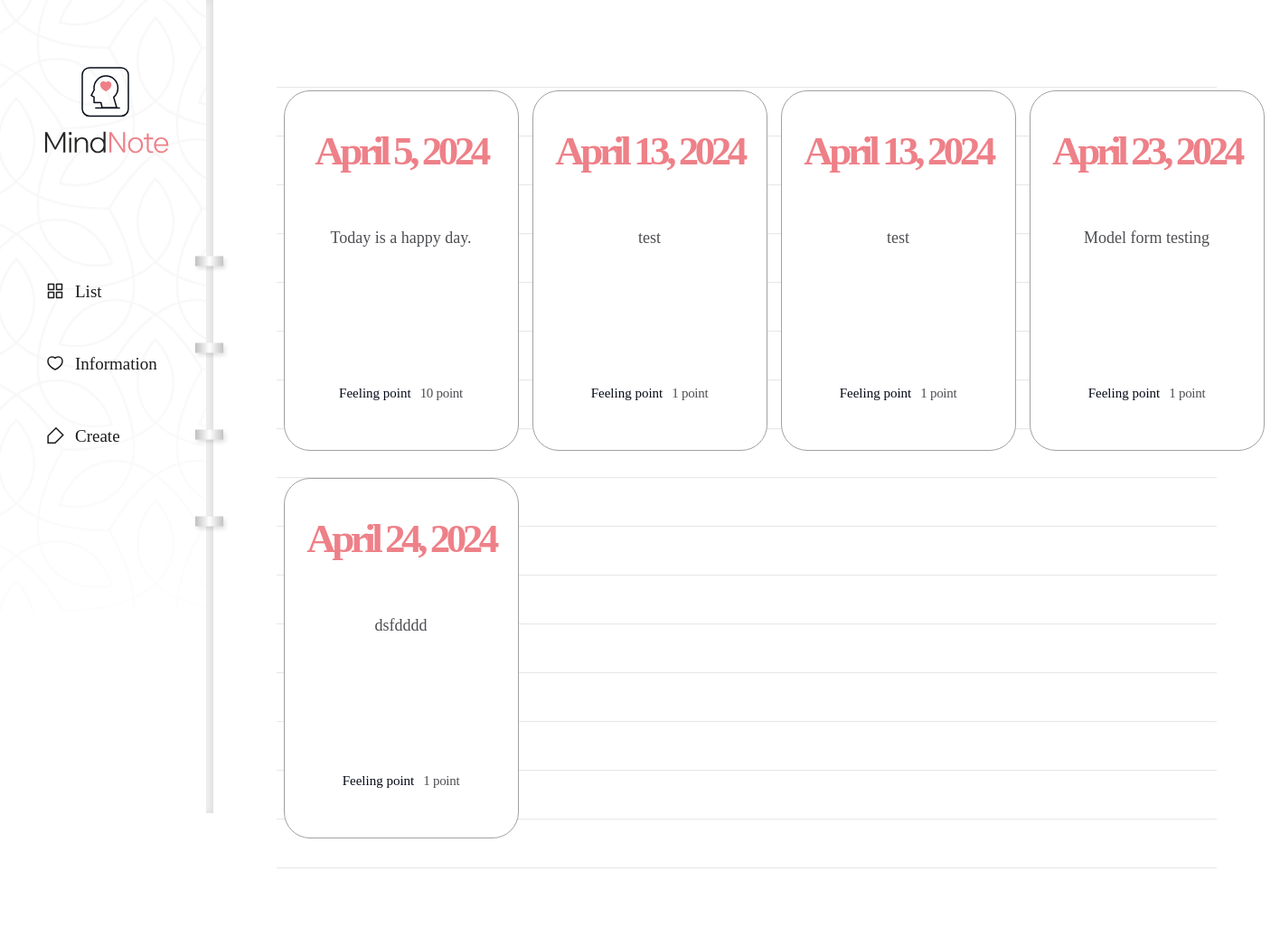
The app's page /diary/, older data.
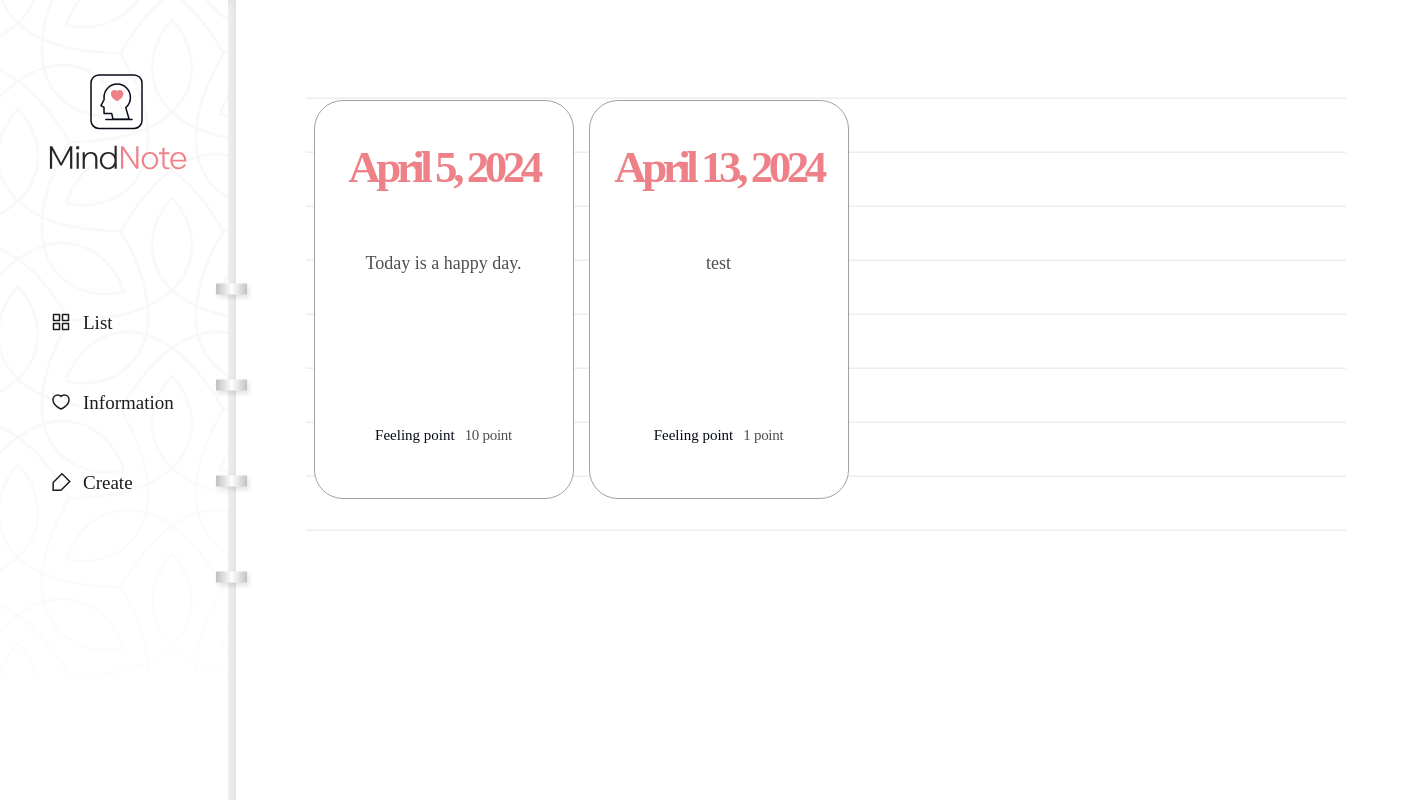
The same page, newer data.
### diary/models.py (models this page shows, shortened)
class Page(models.Model):
    title = models.CharField(max_length=10, validators=[validate_no_hash])
    content = models.TextField()
    feeling = models.CharField(max_length=80, validators=[validate_no_hash, validate_no_numbers])
    score = models.IntegerField(validators=[validate_score])
    dt_created = models.DateField(verbose_name="Date Created", auto_now_add=True)
    dt_modified = models.DateField(verbose_name="Date Modified", auto_now=True)

### diary/views.py (the view)
# urls.py: path('diary/', views.page_list, name="page-list"),
def page_list(request):
    pages = Page.objects.all()
    context = {"pages" : pages}
    return render(request, 'diary/page_list.html', context)

### diary/templates/diary/page_list.html (shortened to what this page needs)
{% extends './base.html' %}
{% block content %}
<div class="wrap-note">
    <div class="note">
        <div class="note-list">
            <ul>
                {% for page in pages %}
                    <li>
                        <a href={% url "page-detail" page.id %}>
                            <div class="date">
                                <span>{{page.dt_created}}</span>
                            </div>
                            <h2>{{page.title}}</h2>
                            <div class="score">
                                <p>Feeling point</p>
                                <span>{{page.score}} point</span>
                            </div>
                        </a>
                    </li>
                {% endfor %}
            </ul>
        </div>
    </div>
</div>
{% endblock content %}

### diary/templates/diary/base.html (shortened to what this page needs)
{% load static %}
<!DOCTYPE html>
<html lang="en">
    <head>
        <link rel="stylesheet" href="{% static '/diary/css/styles.css' %}">
        <link rel="stylesheet" type="text/css" href="https://cdn.rawgit.com/moonspam/NanumSquare/master/nanumsquare.css">
        <link rel="stylesheet" href="https://cdn.jsdelivr.net/gh/projectnoonnu/noonfonts_two@1.0/NanumBarunpen.woff">
    </head>
    <body>
        <div class="menu">
            <h1><a href={% url "page-list" %}><img src="{% static 'diary/image/logo02.svg' %}"></a></h1>
            <ul>
                <li><a href={% url "page-list" %}>List</a></li>
                <li><a href={% url "info" %}>Information</a></li>
                <li><a href={% url "page-create" %}>Create</a></li>
            </ul>
        </div>
        {% block content %}
        {% endblock content %}
    </body>
</html>

### diary/static/diary/css/styles.css (style rules this page uses)
h1,h2,h3,p,a,ul,li { margin: 0; padding: 0; font-family: 'NanumSquare'; list-style: none; text-decoration: none; outline: none; }
html { position: relative; min-height: 100%; margin: 0; }
body { margin: 0; padding: 0; -webkit-font-smoothing: antialiased; -moz-osx-font-smoothing: auto; }
img { max-width: 100%; margin: 0; padding: 0; border: 0; }
.menu { position: fixed; width: 236px; height: 100vh; min-height: 900px; background: url(../image/menu-bg.png) no-repeat left top/contain; z-index: 99; }
.menu:before { content: ""; display: block; position: absolute; width: 8px; height: 100%; top: 0; right: 0; background-color: #f6f6f6; box-shadow: inset -3px 0 8px 0 rgba(0, 0, 0, 0.11); }
.menu:after { content: ""; display: block; position: absolute; width: 43px; height: 353px; top: 48%; right: -21px; transform: translateY(-50%); background: url(../image/notespring.svg) no-repeat; }
.menu h1 { position: absolute; margin-left: 49px; top: 74px; }
.menu ul { position: absolute; top: 48%; transform: translateY(-50%); }
.menu ul li { margin-bottom: 58px; padding-left: 83px; }
.menu ul li a { display: block; position: relative; font-family: NanumSquareR; color: #1e1c1c; font-size: 19px; }
.menu ul li a:after { content: ""; display: block; position: absolute; width: 21px; height: 20px; top: 0; left: -32px; background: url(../image/ic-feed-white.svg) no-repeat; }
.menu ul li:first-child a:after { background: url(../image/ic-feed-black.svg) no-repeat; }
.menu ul li:nth-child(2) a:after { background: url(../image/ic-heart-black.svg) no-repeat; }
.menu ul li:last-child a:after { background: url(../image/ic-pen-black.svg) no-repeat; }
.wrap-note .note { padding-left: 236px; padding-top: 50px; padding-bottom: 200px; }
.note-list { margin: 0 70px; padding-top: 50px; background: url(../image/note-bg.svg) repeat-x center/1535px 974px; }
.note-list ul { overflow: hidden; width: 1100px; margin: 0 auto; padding-bottom: 50px; }
.note-list ul li { float: left; width: 25%; padding-bottom: 30px; }
.note-list ul li a { display: block; width: 258px; height: 397px; margin: 0 auto; background: #fff; border: solid 1px #a3a0a0; border-radius: 29px; }
.note-list ul li a .date { margin-top: 40px; margin-bottom: 55px; text-align: center; }
.note-list ul li a .date span { display: block; font-family: 'NanumSquare'; color: #ee8088; font-weight: 700; font-size: 45px; letter-spacing: -4.47px; }
.note-list ul li a h2 { width: 196px; height: 150px; margin: 0 auto; font-family: 'NanumBarunpen'; color: #4e4f53; font-weight: normal; font-size: 18px; line-height: 1.67; text-align: center; }
.note-list ul li a .score { margin-top: 28px; text-align: center; }
.note-list ul li a .score p { display: inline-block; font-family: 'NanumSquare'; color: #060b18; font-size: 15px; }
.note-list ul li a .score span { padding-left: 6px; font-family: 'NanumBarunpen'; color: #4e4f53; font-size: 15px; letter-spacing: -0.29px; }

Row changes from the older to the newer data that the page shows:
removed Page: dt_created "April 13, 2024", title "test", score "1"
removed Page: dt_created "April 23, 2024", title "Model form testing", score "1"
removed Page: dt_created "April 24, 2024", title "dsfdddd", score "1"
